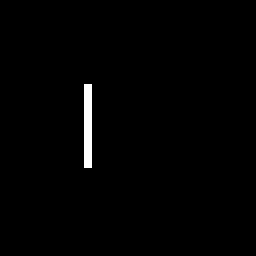
#> input picture introcv/data/test.png, 64 x 64 px (shown 4 times larger)
$ python FourierTransform.py   (Python 2 division)
#> lines starting #> are read from the running program, lines starting #| are printed output that depends on the picture; after the words box and inside, x2 and y2 are one past the last pixel; in counts of white or black regions, pixels touching at a corner belong together
# -*-coding:utf-8-*-
# Author: Shen Shen
# Email: dslwz2002@163.com

import cv2
import numpy as np

img = cv2.imread('data/test.png',0)
#> img: shape (64, 64); 1% white in thin lines or dots, all inside (x1, y1, x2, y2) = (21, 21, 23, 42)
f = np.fft.fft2(img)
fshift = np.fft.fftshift(f)
magnitude = 20*np.log(np.abs(fshift))
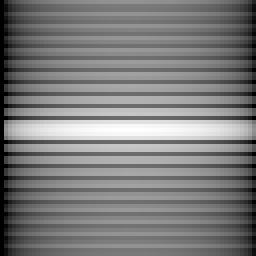
#> magnitude: shape (64, 64) float64 (shown 4 times larger); 1.56% of the values are NaN or infinite; the others: min 42.49, max 185.6, mean 113.1; drawn with min black, max white, NaN and infinite black
magntShow = cv2.convertScaleAbs(magnitude)
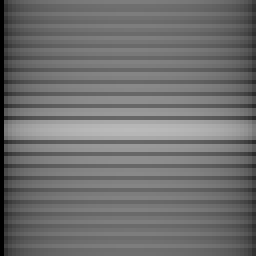
#> magntShow: shape (64, 64) (shown 4 times larger); min 0, max 186, mean 111.3

print img.dtype
#| uint8
print magnitude.dtype
#| float64
print magntShow.dtype
#| uint8

cv2.imshow('Input', img)
cv2.imshow('Magnitude', magntShow)

cv2.waitKey(0)
cv2.destroyAllWindows()
